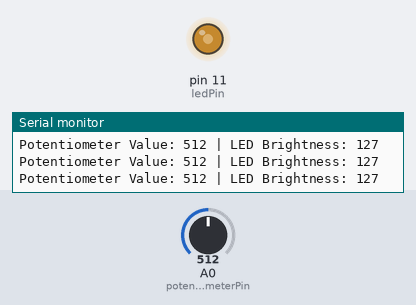
The sketch below on a simulated Arduino Uno, built with avr-gcc and run on an emulated ATmega328P. On the bench: output pins drawn as LEDs (lit = HIGH), the last lines printed to the serial monitor. The test bench sets the inputs (shaded band); at power-on: A0 (potentiometerPin) = 512.

Above: at 1.2 s.
1.3 s: A0 (potentiometerPin) set to 716
At 2.1 s:
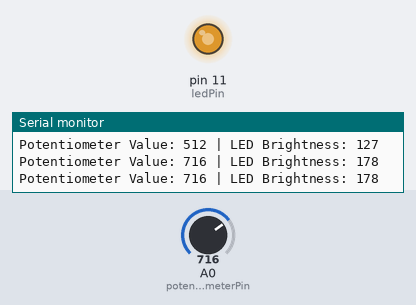
2.8 s: A0 (potentiometerPin) set to 900
At 3.3 s:
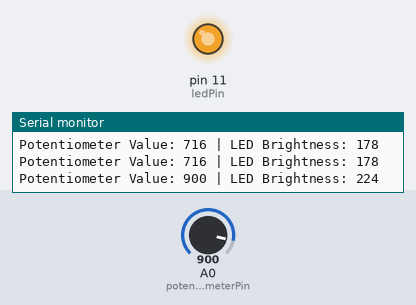
4.3 s: A0 (potentiometerPin) set to 122
At 5.5 s:
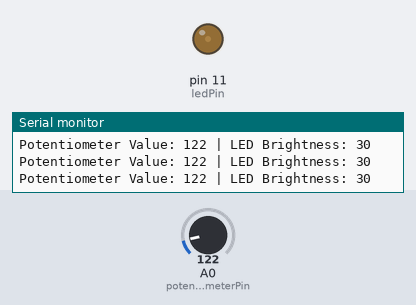
5.8 s: A0 (potentiometerPin) set to 0
At 6.7 s:
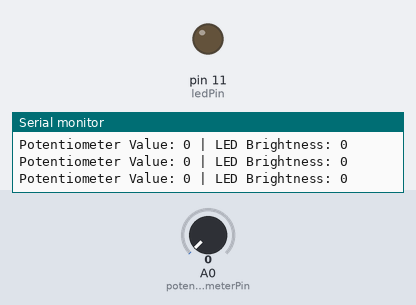
7.3 s: A0 (potentiometerPin) set to 511
At 7.9 s:
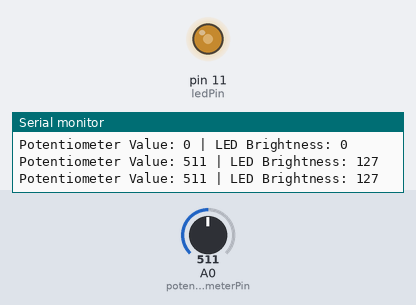
Timing chart, 0 to 9.8 s (numbered marks = the images above; inputs shaded):
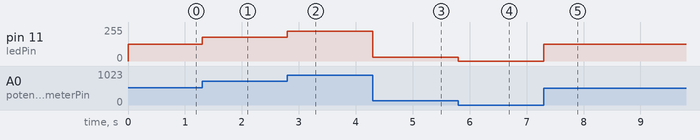

Measured:
- after the input at 1.3 s, pin 11 (ledPin): 127/255 → 178/255 at once
- after the input at 2.8 s, pin 11 (ledPin): 178/255 → 224/255 at once
- after the input at 4.3 s, pin 11 (ledPin): 224/255 → 30/255 at once
- after the input at 5.8 s, pin 11 (ledPin): 30/255 → 0/255 at once
- after the input at 7.3 s, pin 11 (ledPin): 0/255 → 127/255 at once

The sketch:

LED_DIMMER_code-potentiometer.ino
```cpp
/*
  Day 1 Project 1: Potentiometer LED Dimmer
  Board: Arduino UNO
  Platform: Tinkercad Circuits

  Concept:
  - Read analog value from potentiometer
  - Convert it to PWM value
  - Control LED brightness
  - Print values on Serial Monitor
*/

const int potentiometerPin = A0;
const int ledPin = 11;   // PWM pin on Arduino UNO

int potentiometerValue = 0;
int ledBrightness = 0;

unsigned long lastPrintTime = 0;
const unsigned long printInterval = 300;

void setup() {
  pinMode(ledPin, OUTPUT);

  Serial.begin(9600);
  Serial.println("Potentiometer LED Dimmer Started");
  Serial.println("--------------------------------");
}

void loop() {
  // Read analog value from potentiometer: 0 to 1023
  potentiometerValue = analogRead(potentiometerPin);

  // Convert 0-1023 range to 0-255 PWM range
  ledBrightness = map(potentiometerValue, 0, 1023, 0, 255);

  // Control LED brightness
  analogWrite(ledPin, ledBrightness);

  // Print values every 300 ms without slowing the main logic too much
  if (millis() - lastPrintTime >= printInterval) {
    lastPrintTime = millis();

    Serial.print("Potentiometer Value: ");
    Serial.print(potentiometerValue);

    Serial.print(" | LED Brightness: ");
    Serial.println(ledBrightness);
  }
}
```
